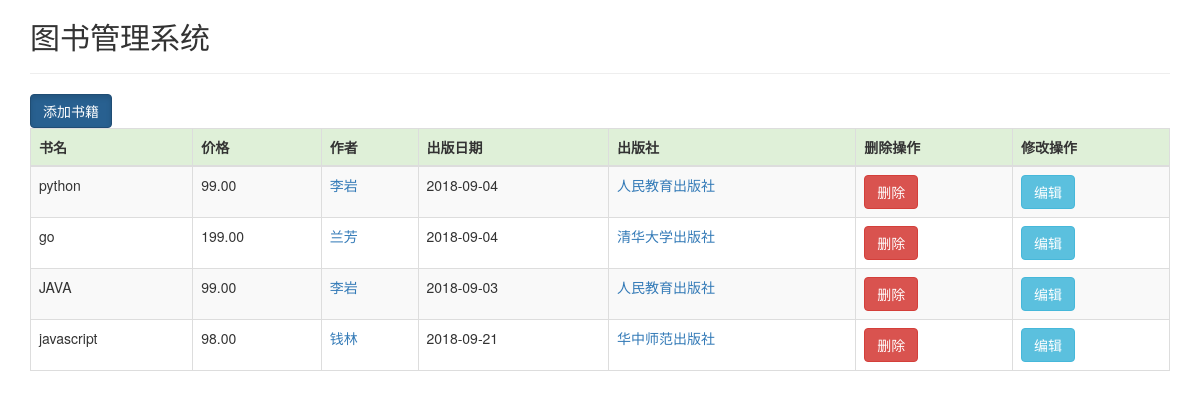
/book/, run on the app's committed database.
### library/models.py (models this page shows)
class libdata(models.Model):
    id = models.AutoField(primary_key=True)
    title = models.CharField(max_length=20)
    price = models.DecimalField(max_digits=8,decimal_places=2)
    pub_date = models.DateField()
    athor = models.CharField(max_length=10)
    publish = models.CharField(max_length=30)

### library/views.py (the view)
# urls.py: path('book/', views.book),
def book(request):
    data = libdata.objects.all()
    return render(request,'book.html',{'data':data})

### templates/book.html (shortened to what this page needs)
<!DOCTYPE html>
<html lang="en">
<head>
    <link rel="stylesheet" href="https://cdn.bootcss.com/bootstrap/3.3.7/css/bootstrap.min.css">
</head>
<body>
    <div class="container">
        <h2>图书管理系统</h2>
        <hr>
        <div>
            <div class="add">
                <a href="/add" class="btn active btn-primary">添加书籍</a>
            </div>
            <table class="table table-striped table-bordered ">
                <thead>
                    <tr class="success">
                        <th>书名</th>
                        <th>价格</th>
                        <th>作者</th>
                        <th>出版日期</th>
                        <th>出版社</th>
                        <th>删除操作</th>
                        <th>修改操作</th>
                    </tr>
                </thead>
                <tbody>
                {% for line in data %}
                    <tr>
                        <td>{{ line.title }}</td>
                        <td>{{ line.price }}</td>
                        <td><a href="/athor/{{ line.athor }}">{{ line.athor }}</a></td>
                        <td>{{ line.pub_date|date:"Y-m-d"}}</td>
                        <td><a href="/publish/{{ line.publish }}">{{ line.publish }}</a></td>
                        <td><a href='/book/{{line.id}}/delete' class="btn btn-danger">删除</a></td>
                        <td><a href='/book/{{line.id}}/update' class="btn btn-info">编辑</a></td>
                    </tr>
                {% endfor %}
                </tbody>
            </table>
        </div>
    </div>
</body>
</html>

### data on the page
libdata: title "python", price "99.00", athor "李岩", pub_date "2018-09-04", publish "人民教育出版社"
libdata: title "go", price "199.00", athor "兰芳", pub_date "2018-09-04", publish "清华大学出版社"
libdata: title "JAVA", price "99.00", athor "李岩", pub_date "2018-09-03", publish "人民教育出版社"
libdata: title "javascript", price "98.00", athor "钱林", pub_date "2018-09-21", publish "华中师范出版社"
